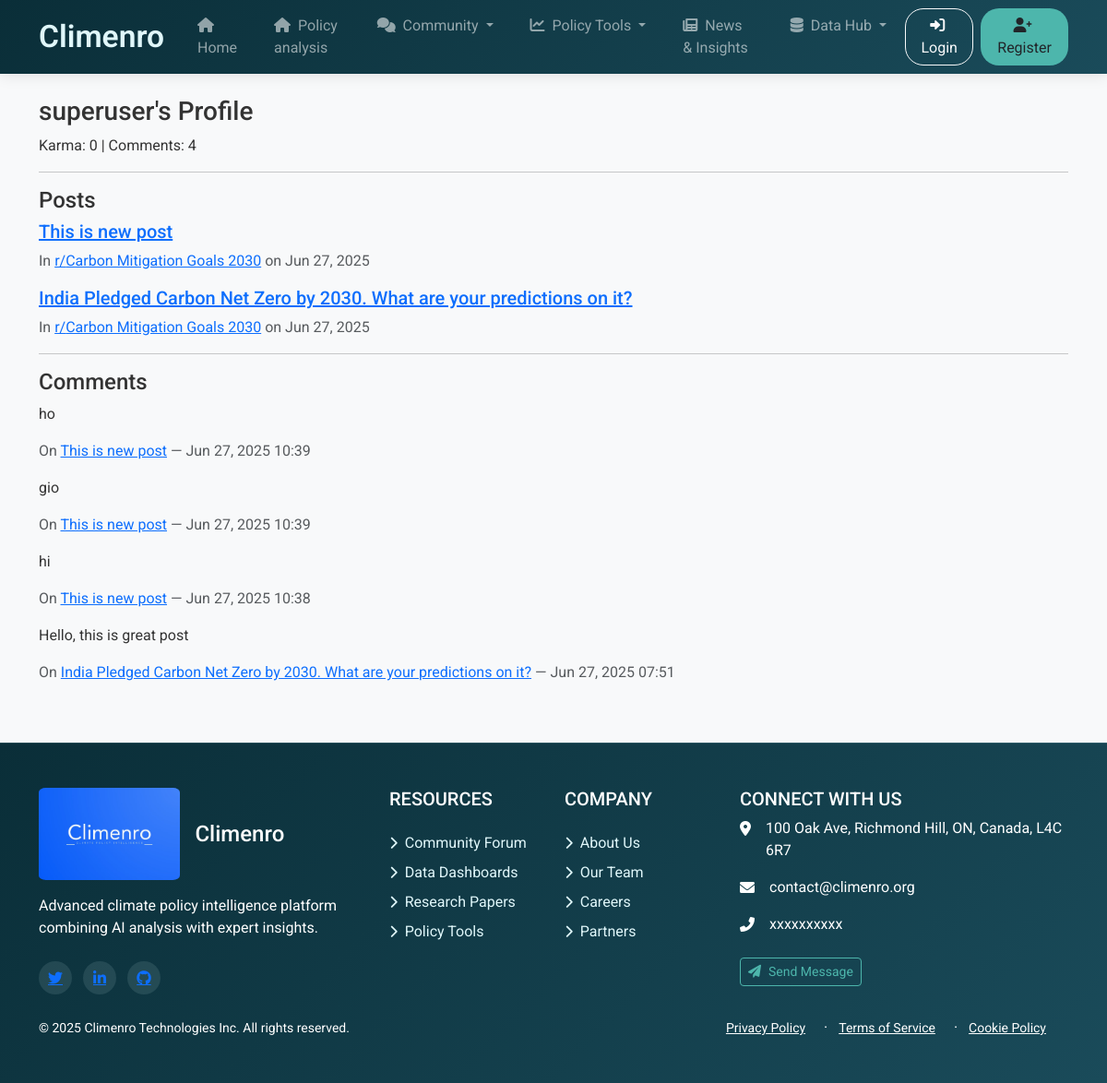
Page /user/superuser/ on the committed database.
### forum/models.py (models this page shows, shortened)
class Post(models.Model):
    select_country = [
        ('India', 'INDIA'),
        ('usa', 'USA'),
        ('Canada', 'CANADA'),
    ]
    subreddit = models.ForeignKey(Subreddit, on_delete=models.CASCADE, related_name='posts')
    author = models.ForeignKey(User, on_delete=models.CASCADE)
    title = models.CharField(max_length=300)
    content = models.TextField()
    country = models.CharField(choices= select_country, null=True, blank=True)  # or CharField with choices
    created_at = models.DateTimeField(auto_now_add=True)
    upvotes = models.IntegerField(default=0)
    downvotes = models.IntegerField(default=0)

class Subreddit(models.Model):
    name = models.CharField(max_length=100, unique=True)
    description = models.TextField()

class Comment(models.Model):
    post = models.ForeignKey(Post, on_delete=models.CASCADE, related_name='comments')
    parent = models.ForeignKey('self', null=True, blank=True, on_delete=models.CASCADE, related_name='replies')
    author = models.ForeignKey(User, on_delete=models.CASCADE)
    content = models.TextField()
    created_at = models.DateTimeField(auto_now_add=True)

### forum/views.py (the view)
# urls.py: path('user/<str:username>/', views.user_profile, name='user_profile'),
def user_profile(request, username):
    user = get_object_or_404(User, username=username)
    posts = Post.objects.filter(author=user).order_by('-created_at')
    comments = Comment.objects.filter(author=user).order_by('-created_at')
    post_karma = Vote.objects.filter(post__author=user).aggregate(score=models.Sum('value'))['score'] or 0
    comment_count = comments.count()
    return render(request, 'forum/user_profile.html', {
        'profile_user': user,
        'posts': posts,
        'comments': comments,
        'karma': post_karma,
        'comment_count': comment_count
    })

### forum/templates/forum/user_profile.html (shortened to what this page needs)
{% extends 'forum/base.html' %}
{% block content %}
  <h3>{{ profile_user.username }}'s Profile</h3>
  <p>Karma: {{ karma }} | Comments: {{ comment_count }}</p>
  <hr>
  <h4>Posts</h4>
  {% for post in posts %}
    <div class="mb-3">
      <h5><a href="{% url 'post_detail' post.id %}">{{ post.title }}</a></h5>
      <p class="text-muted">
        In <a href="{% url 'subreddit' post.subreddit.name %}">r/{{ post.subreddit.name }}</a> on {{ post.created_at|date:"M d, Y" }}
      </p>
    </div>
  {% empty %}
    <p>No posts yet.</p>
  {% endfor %}
  <hr>
  <h4>Comments</h4>
  {% for comment in comments %}
    <div class="mb-3">
      <p>{{ comment.content }}</p>
      <p class="text-muted">
        On <a href="{% url 'post_detail' comment.post.id %}">{{ comment.post.title }}</a> — {{ comment.created_at|date:"M d, Y H:i" }}
      </p>
    </div>
  {% empty %}
    <p>No comments yet.</p>
  {% endfor %}
{% endblock %}

### forum/templates/forum/base.html (style rules this page uses)
:root { --climenro-dark: #0a2e38; --climenro-medium: #1a4b5a; --climenro-accent: #4db6ac; --climenro-light: #e0f7fa; }
body { font-family: 'Roboto', sans-serif; background-color: #f8f9fa; color: #333; display: flex; flex-direction: column; min-height: 100vh; }

### rows in the picture
Post: title "This is new post", subreddit.name "Carbon Mitigation Goals 2030", created_at "Jun 27, 2025"
Post: title "India Pledged Carbon Net Zero by 2030. What are your predictions on it?", subreddit.name "Carbon Mitigation Goals 2030", created_at "Jun 27, 2025"
Comment: content "ho", post "This is new post", created_at "Jun 27, 2025 10:39"
Comment: content "gio", post "This is new post", created_at "Jun 27, 2025 10:39"
Comment: content "hi", post "This is new post", created_at "Jun 27, 2025 10:38"
Comment: content "Hello, this is great post", post "India Pledged Carbon Net Zero by 2030. What are your predictions on it?", created_at "Jun 27, 2025 07:51"

### other values in the picture
{{ profile_user.username }} "superuser"
{{ karma }} "0"
{{ comment_count }} "4"
